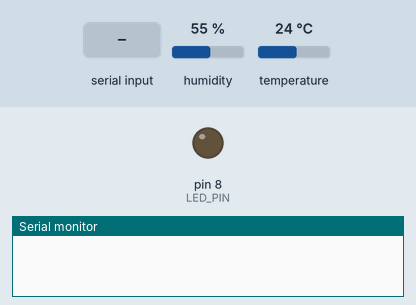
The sketch below on a simulated Arduino Uno, built with avr-gcc and run on an emulated ATmega328P. Parts: output pins drawn as LEDs (lit = HIGH), the last lines printed to the serial monitor. Dashed ring = blinking. Inputs (shaded band) come from the test bench; at power-on: humidity 55 %, temperature 24 °C.

Above: at 1.2 s.
1.3 s: "B" received over Serial
At 5.7 s:
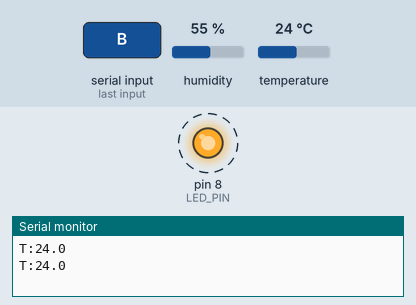
5.8 s: "N" received over Serial
At 6.5 s:
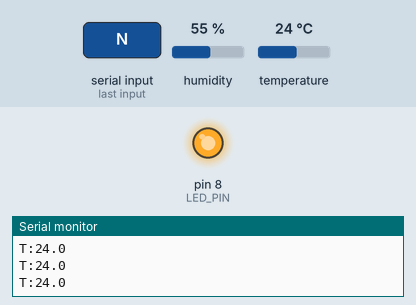
7.3 s: "O" received over Serial
At 7.9 s:
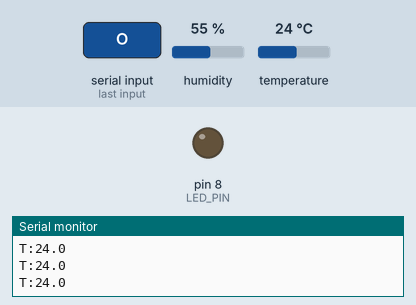
Timing chart, 0 to 10.3 s (numbered marks = the images above; inputs shaded):
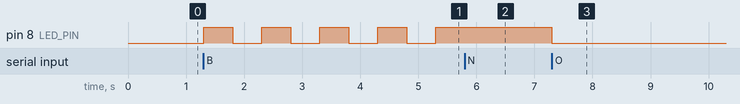

The sketch:

room_monitor.ino
```cpp
#include <DHT.h>

#define DHT_PIN   2
#define DHT_TYPE  DHT11
#define LED_PIN   8

const unsigned long SEND_INTERVAL  = 2000;   // send a reading every 2 s
const unsigned long BLINK_INTERVAL = 500;    // blink every 500 ms
const unsigned long FAILSAFE_MS    = 10000;  // LED off after 10 s without a reply

DHT dht(DHT_PIN, DHT_TYPE);

char ledMode = 'O';              // O = off, N = steady on, B = blinking
bool blinkState = false;
unsigned long lastSend  = 0;
unsigned long lastBlink = 0;
unsigned long lastReply = 0;

void setup() {
  Serial.begin(9600);
  pinMode(LED_PIN, OUTPUT);
  digitalWrite(LED_PIN, LOW);    // LED is off at power-up
  dht.begin();
  lastReply = millis();
}

void loop() {
  unsigned long now = millis();

  // Receive single characters without blocking
  while (Serial.available() > 0) {
    char c = Serial.read();
    if (c == 'O' || c == 'N' || c == 'B') {
      if (c == 'B' && ledMode != 'B') {
        blinkState = true;       // start the blink with the LED on
        lastBlink = now;
      }
      ledMode = c;
      lastReply = now;
    }                            // anything else is ignored
  }

  // Failsafe: no valid reply for 10 s turns the LED off
  if (now - lastReply >= FAILSAFE_MS) {
    ledMode = 'O';
  }

  // Drive the LED (blinking is timed here, so a slow PHP reply never stutters it)
  if (ledMode == 'N') {
    digitalWrite(LED_PIN, HIGH);
  } else if (ledMode == 'B') {
    if (now - lastBlink >= BLINK_INTERVAL) {
      lastBlink = now;
      blinkState = !blinkState;
    }
    digitalWrite(LED_PIN, blinkState ? HIGH : LOW);
  } else {
    digitalWrite(LED_PIN, LOW);
  }

  // Send a reading every 2 s
  if (now - lastSend >= SEND_INTERVAL) {
    lastSend = now;
    float t = dht.readTemperature();   // °C, no scaling or averaging
    if (isnan(t)) {
      Serial.println("E");
    } else {
      Serial.print("T:");
      Serial.println(t, 1);
    }
  }
}
```

Measured:
- after the input at 1.3 s, pin 8 (LED_PIN): alternates HIGH for 0.50 s and LOW for 0.50 s, starting at once
- after the input at 5.8 s, pin 8 (LED_PIN): stays HIGH (without the input it goes to LOW after 0.00 s)
- after the input at 7.3 s, pin 8 (LED_PIN): HIGH → LOW at once
